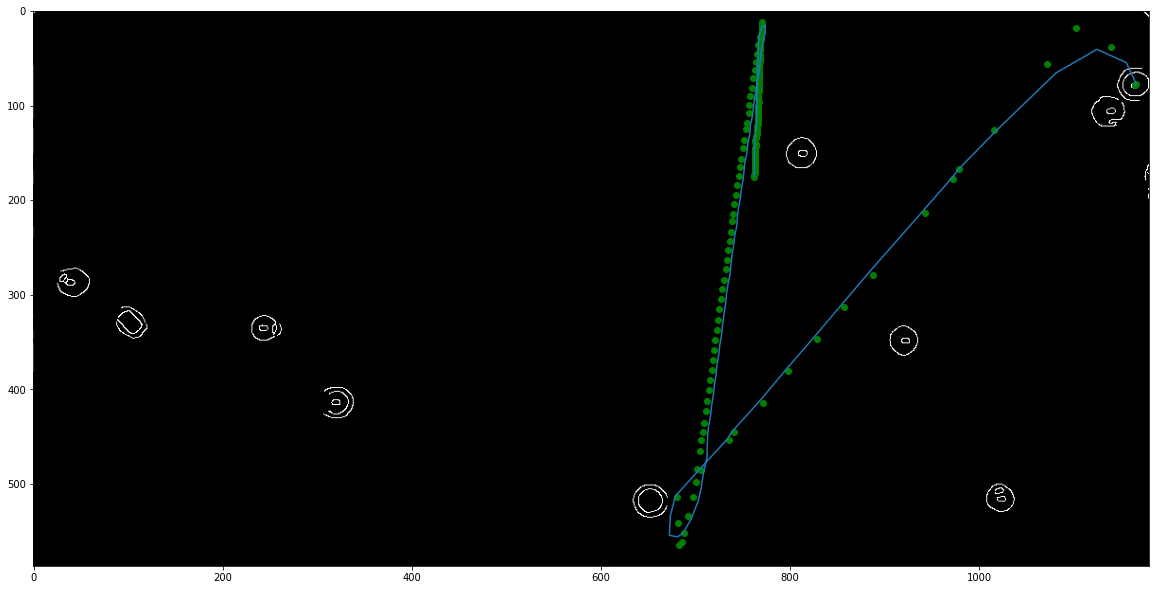
#> input picture illustration_kalmann_filter_pool.png, 1156 x 590 px, found by its file name; its folder holds only this picture in this run
$ jupyter execute --allow-errors image_kalman-Arnaud_Ruymaekers.ipynb
#> lines starting #> are read from the running program, lines starting #| are printed output that depends on the picture; after the words box and inside, x2 and y2 are one past the last pixel; in counts of white or black regions, pixels touching at a corner belong together; pictures that were not available may be replaced by others from this repository, and a replacement may not be noted
# Final Project - Kalman Filter for Object Tracking in Images

---

90498 - Digital Image and Signal Processing

Laurea Magistrale - Computer science

Artificial Intelligence Track

University of Genova

---

Professors:

- Francesca Odone

- Alessandro Verri

---

Student:

- Arnaud Ruymaekers - S5298338

## Intro

- Imports

- Useful functions

- Fetching of the sequences of pictures

- Visualizing a sample

### Imports

[cell 1]
import os
import matplotlib.pyplot as plt
import numpy as np
import cv2

from scipy import signal
from skimage import data, color, img_as_float, img_as_ubyte, filters, feature, io
from skimage.transform import hough_line, hough_line_peaks, hough_circle, hough_circle_peaks

plt.rcParams['figure.figsize'] = [20,20] # Default plot size

### Useful functions

[cell 2]
# [9 lines left out: function allDistances, not called in this run]

[cell 3]
def naive_KF(m, P_pred, s_pred, Phi, H, Q, R):
    """
    Naive Kalman Filter implementation.

    Inputs:
    - m (M-dim float) the new measurement
    - P_pred (NxN-dim float array) error covariance prediction
    - s_pred (N-dim float array) state prediction
    - Phi (float array) state transition matrix
    - H (MxN-dim float array) measurement matrix
    - Q (NxN-dim float array) process noise covariance
    - R (MxM-dim float) measurement noise variance

    Outputs:
    - s
    - P_pred
    - s_pred
    """
    m_length = len(m)
    m = m.reshape(m_length, 1)

    # Kalman gain
    K = (P_pred @ H.transpose()) @ np.linalg.inv((H @ P_pred @ H.transpose()) + R)

    # Update step
    s = s_pred + (K @ (m - (H @ s_pred)))
    P_pred = (np.identity(len(s_pred)) - (K @ H)) @ P_pred

    # Projection step
    s_pred = Phi @ s
    P_pred = (Phi @ P_pred @ Phi.transpose()) + Q

    return s, P_pred, s_pred

### Loading of the image sequences

[cell 4]
# Video 1
base_path = 'Source/'
pic_names = os.listdir(f'./{base_path}')
sequence = [io.imread(f'{base_path}/{name}') for name in pic_names]
#> sequence = 1 item

[cell 5]
# Video 2
base_path2 = 'Source2/'
pic_names2 = os.listdir(f'./{base_path2}')
sequence2 = [io.imread(f'{base_path2}/{name}') for name in pic_names2]
#> sequence2 = 1 item

### Visualization of sample of each sequence

[cell 6]
# Video 1 - frame 1
im0 = sequence[0]
#> im0 is the input picture: shape (590, 1156, 4); mean R, G, B, A 23.1, 23.9, 23.5, 232.3
im0_bw = color.rgb2gray(im0)
im0_edges = feature.canny(im0_bw, np.sqrt(2), 0.1) # Random params, better guesses will be done later
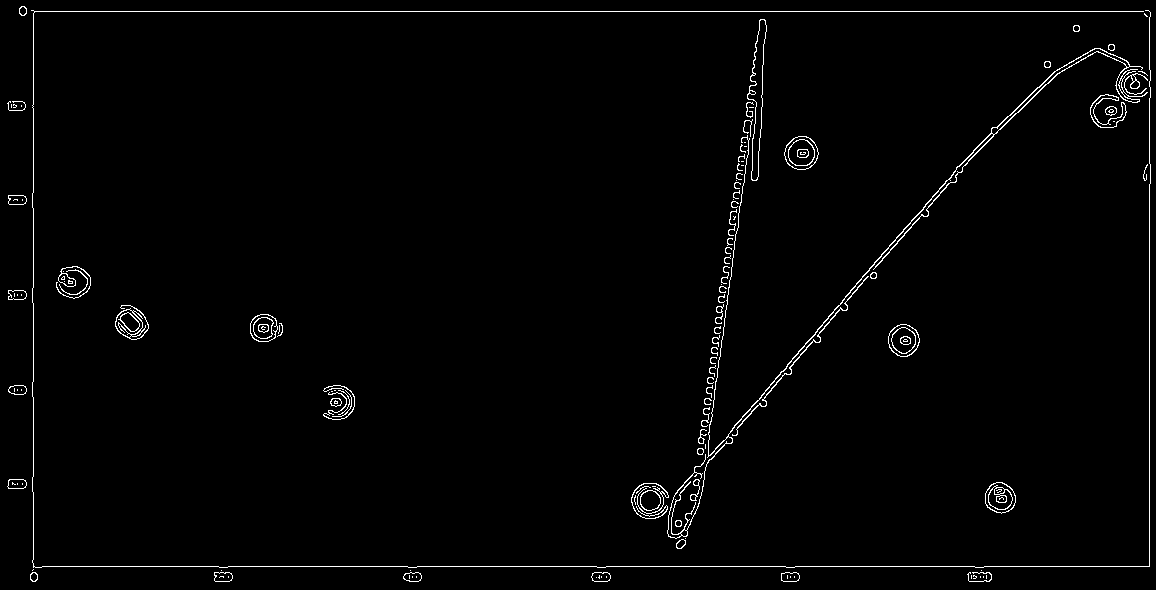
#> im0_edges: shape (590, 1156) bool; 1.6% white in thin lines or dots

fig, (ax1, ax2) = plt.subplots(1, 2)
ax1.imshow(im0)
ax2.imshow(im0_edges, cmap='gray')
plt.show()

[cell 7]
# Video 2 - frame 1
im0 = sequence2[0]
im0_bw = color.rgb2gray(color.rgba2rgb(im0))
im0_edges = feature.canny(im0_bw, np.sqrt(2), 0.1) # Random params, better guesses will be done later
#> im0_edges: shape (590, 1156) bool; 1.6% white in thin lines or dots

fig, (ax1, ax2) = plt.subplots(1, 2)
ax1.imshow(im0)
ax2.imshow(im0_edges, cmap='gray')
plt.show()

## First video - Image Processing

Finding the area of interest in the frames:

- Identifying the lines that make the boundaries of the playing area

- Finding the corners of the playing area in order to project like a birds-eye view

- Cropping the image to remove the unnecessary background

[cell 8]
im0 = sequence[0]
im0_bw = color.rgb2gray(im0)
im0_edges = feature.canny(im0_bw, np.sqrt(2), 0.1) # Random params, better guesses will be done later

### Finding the lines in the image

[cell 9]
fig, (ax1, ax2) = plt.subplots(1, 2)
line_params = []

# Using Hough spaces to detect the lines in image
tested_angles = np.linspace(-np.pi / 2, np.pi / 2, 360, endpoint=False)
h, theta, d = hough_line(im0_edges, theta=tested_angles)
#> theta = 360 values from -1.57 to 1.56; d = 2597 values from -1298 to 1298

angle_step = 0.5 * np.diff(theta).mean()
#> angle_step = 0.00436
d_step = 0.5 * np.diff(d).mean()
#> d_step = 0.5
bounds = [np.rad2deg(theta[0] - angle_step),
          np.rad2deg(theta[-1] + angle_step),
          d[-1] + d_step, d[0] - d_step]
#> bounds = [-90.25, 89.75, 1298.5, -1298.5]

# Displaying image edges
ax1.set_title('Lines detected on the full image')
ax1.imshow(im0_edges, cmap='gray')
ax1.set_ylim(im0_edges.shape[0], 0)

# Storing the line parameters and plotting them
for _, angle, dist in zip(*hough_line_peaks(h, theta, d)):
    (x0, y0) = dist * np.array([np.cos(angle), np.sin(angle)])
    a = np.tan(angle + np.pi/2)
    b = (- a * x0) + y0
    line_params.append((a, b))
    ax1.axline((x0, y0), slope=np.tan(angle + np.pi/2), c='red')
#> this loop made 2 passes
#> (angle, dist, x0, y0, a, b) on passes 1 to 2: (-1.57, -11, -6.74e-16, 11, 0, 11), (-1.57, -566, -3.47e-14, 566, 0, 566)
#> after the loop, line_params = [(0, 11), (0, 566)]

'''
Finding top horizontal line
'''
# Using Hough space to find lines on zommed version of the image
zoomed_in_im0_edges = im0_edges[200:300, 300:800] # Values found by eyeballing
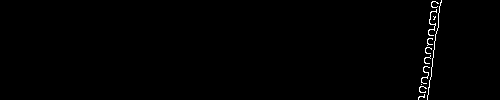
#> zoomed_in_im0_edges: shape (100, 500) bool; 0.64% white in thin lines or dots, all inside (x1, y1, x2, y2) = (418, 0, 442, 100)
tested_angles = np.linspace(-np.pi / 2, np.pi / 2, 360, endpoint=False)
#> tested_angles = 360 values from -1.57 to 1.56
h, theta, d = hough_line(zoomed_in_im0_edges, theta=tested_angles)
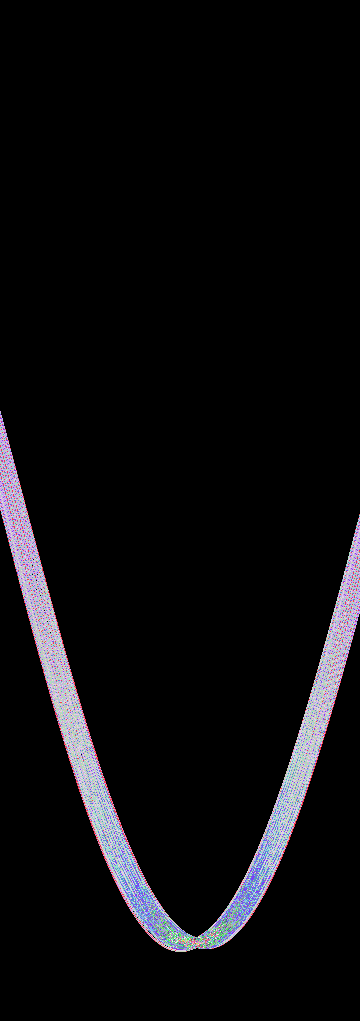
#> h: shape (1021, 360) uint64; 51 distinct labels, from 0 to 61; one colour per label, 0 black
#> d = 1021 values from -510 to 510

angle_step = 0.5 * np.diff(theta).mean()
d_step = 0.5 * np.diff(d).mean()
bounds = [np.rad2deg(theta[0] - angle_step),
          np.rad2deg(theta[-1] + angle_step),
          d[-1] + d_step, d[0] - d_step]
#> bounds = [-90.25, 89.75, 510.5, -510.5]

# Displaying image edges (zoomed)
ax2.set_title('Lines detected in zoom of image')
ax2.imshow(zoomed_in_im0_edges, cmap='gray')
ax2.set_xlim(0)
for _, angle, dist in zip(*hough_line_peaks(h, theta, d)):
    (x0, y0) = dist * np.array([np.cos(angle), np.sin(angle)])
    a = np.tan(angle + np.pi/2)
    b = (- a * x0) + y0 + 200  # to adjust for being zoomed in
    line_params.append((a, b))
    ax2.axline((x0, y0), slope=np.tan(angle + np.pi/2), c='red')
#> this loop made 1 pass
#> (angle, dist, x0, y0, a, b) on pass 1: (0.14, 436, 431.8, 60.68, -7.12, 3332.8)
#> after the loop, line_params = [(0, 11), (0, 566), (-7.12, 3332.8)]

for line_param in line_params:
    print(f'y = {line_param[0]:.2f} x + {line_param[1]:.2f}')
#> this loop made 3 passes
#> (printed output is left out)
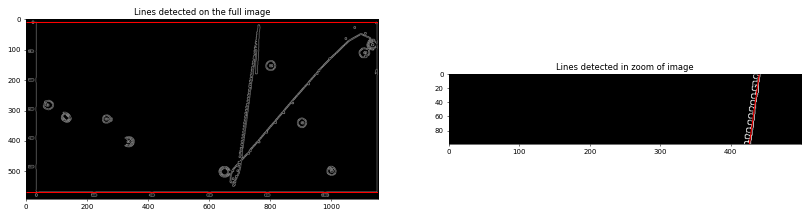
#> figure drawn by matplotlib, 2 panels

### Finding the corners of the playing field

By analysing the coefficients we determine the following lines:

- y = -0.01 x + 666.75

- y = -1.30 x + 799.44

- y = 1.02 x + -543.05

- y = 0.00 x + 286.58

To be the boundaries of the table, now to we find the intersections of these lines in order to have points to make the projection of the image to a rectangle.

[cell 10]
boundary_lines = np.array([(-0.01,666.75),
                           (-1.30,799.44),
                           (1.02,-543.05),
                           (0.00,286.58)])
#> boundary_lines = [[-0.01, 666.8], [-1.3, 799.4], [1.02, -543], [0, 286.6]]

# Index of the two lines forming each corner
corners_lines = np.array([(0,2), (0,1), (1,3), (2,3)])
#> corners_lines = [[0, 2], [0, 1], [1, 3], [2, 3]]

# Compution of the corners
corners = np.zeros((4,2))
#> corners = [[0, 0], [0, 0], [0, 0], [0, 0]]
for i, corner_lines in enumerate(corners_lines):
    l1 = boundary_lines[corner_lines[0]]
    l2 = boundary_lines[corner_lines[1]]
    corners[i] = ((l2[1] - l1[1]) / (l1[0] - l2[0]), (l1[0] * ((l2[1] - l1[1]) / (l1[0] - l2[0]))) + l1[1])
#> this loop made 4 passes
#> (corner_lines, l1, l2) on passes 1 to 4: ([0, 2], [-0.01, 666.8], [1.02, -543]), ([0, 1], [-0.01, 666.8], [-1.3, 799.4]), ([1, 3], [-1.3, 799.4], [0, 286.6]), ([2, 3], [1.02, -543], [0, 286.6])
#> after the loop, corners = [[1174.6, 655], [102.9, 665.7], [394.5, 286.6], [813.4, 286.6]]

# Plotting the corners found along with the tables boundary lines
plt.imshow(im0_edges, cmap='gray')
plt.ylim(im0_edges.shape[0]-1,0)
for line in boundary_lines:
    plt.axline((0, line[1]), slope=line[0], c='red',zorder=1)
#> this loop made 4 passes

plt.scatter(corners[:,0], corners[:,1], s=100, c='blue',zorder=2)
plt.show()
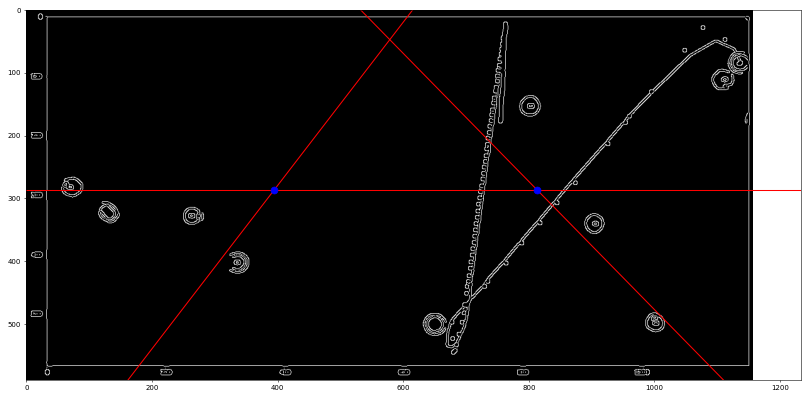
#> figure drawn by matplotlib, 1 panel

### Generating an image sequence of cropped images to have only the table in image and adjusting corner coordinates

[cell 11]
min_x = int(np.floor(np.min(corners[:,0])))
#> min_x = 102
min_y = int(np.floor(np.min(corners[:,1])))
#> min_y = 286
max_x = int(np.ceil(np.max(corners[:,0])))
#> max_x = 1175
max_y = int(np.ceil(np.max(corners[:,1])))
#> max_y = 666

sequence_cropped = [im[min_y+1:max_y,min_x+1:max_x] for im in sequence]
#> sequence_cropped = 1 item

# Extracting the cropped version of first image
im0_cropped = sequence_cropped[0]
im0_bw_cropped = color.rgb2gray(im0_cropped)
im0_edges_cropped = feature.canny(im0_bw_cropped, np.sqrt(2), 0.1)
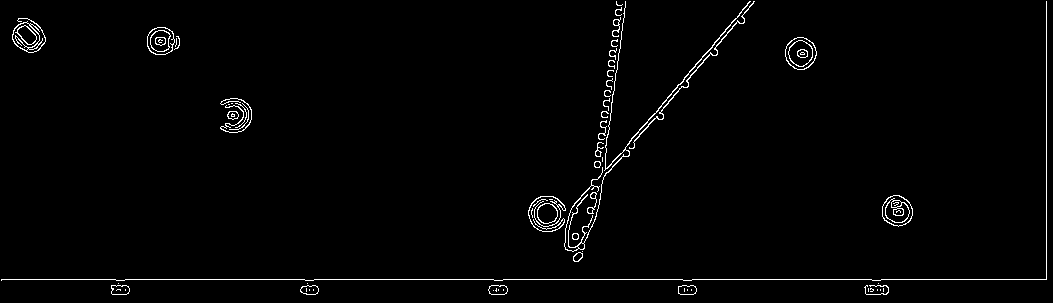
#> im0_edges_cropped: shape (303, 1053) bool; 1.6% white in thin lines or dots

# Finding the coordinates of corners on the cropped image sequence
corners_cropped = corners - (min_x,min_y)
#> corners_cropped = [[1072.6, 369], [0.86, 379.7], [292.5, 0.58], [711.4, 0.58]]

# Finding the new boundary lines
corner_line = [(0,1),(0,3),(1,2),(2,3)]
boundary_lines_cropped = np.zeros((4,2))
#> boundary_lines_cropped = [[0, 0], [0, 0], [0, 0], [0, 0]]
for i, corners in enumerate(corner_line):
    c1 = corners_cropped[corners[0],:]
    c2 = corners_cropped[corners[1],:]
    m = (c2[1] - c1[1]) / (c2[0] - c1[0])
    b = c1[1] - (m * c1[0])
    boundary_lines_cropped[i] = (m, b)
#> this loop made 4 passes
#> (c1, c2, m, b) on passes 1 to 4: ([1072.6, 369], [0.86, 379.7], -0.01, 379.7), ([1072.6, 369], [711.4, 0.58], 1.02, -725), ([0.86, 379.7], [292.5, 0.58], -1.3, 380.8), ([292.5, 0.58], [711.4, 0.58], 0, 0.58)
#> after the loop, boundary_lines_cropped = [[-0.01, 379.7], [1.02, -725], [-1.3, 380.8], [0, 0.58]]

# Plotting the cropped image along with the corners
plt.imshow(im0_cropped)
plt.ylim(im0_cropped.shape[0]-1,0)
plt.xlim(0,im0_cropped.shape[1]-1)
for line in boundary_lines_cropped:
    plt.axline((0, line[1]), slope=line[0], c='red',zorder=1)
#> this loop made 4 passes
plt.scatter(corners_cropped[:,0], corners_cropped[:,1], s=100, c='red')
plt.show()
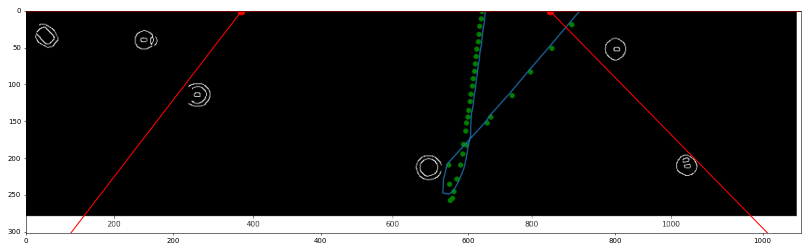
#> figure drawn by matplotlib, 1 panel

### Finding the matrix to undo to perspective in order to have the pool table in a birds eye view

[cell 12]
print(corners_cropped)
#| [[1.07256311e+03 3.69004369e+02]
#|  [8.60465116e-01 3.79721395e+02]
#|  [2.92507692e+02 5.80000000e-01]
#|  [7.11362745e+02 5.80000000e-01]]

corners_cropped = np.float32(corners_cropped)
target_corners = np.float32([(1,1),(0,1),(0,0),(1,0)])
#> target_corners = [[1, 1], [0, 1], [0, 0], [1, 0]]
image_size = (im0_cropped.shape[1],im0_cropped.shape[1]*2) # Table with 1:2 ratio
target_corners *= image_size
#> target_corners = [[1053, 2106], [0, 2106], [0, 0], [1053, 0]]

print('To:')
print(target_corners)
#| [[1053. 2106.]
#|  [   0. 2106.]
#|  [   0.    0.]
#|  [1053.    0.]]

matrix = cv2.getPerspectiveTransform(corners_cropped, target_corners)
#> matrix = [[2.47, 1.9, -724.4], [0, 14.28, -8.28], [-2.64e-05, 0.00413, 1]]
im0_cropped_adj = cv2.warpPerspective(np.float32(im0_edges_cropped), matrix, image_size)
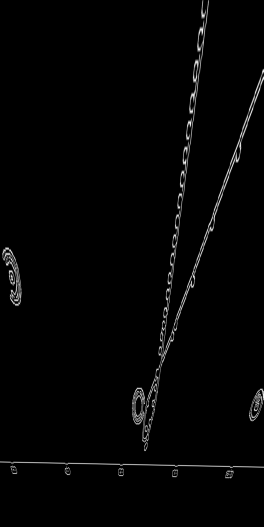
#> im0_cropped_adj: shape (2106, 1053) float32 (shown at 1/4 size); min 0, max 1, mean 0.0143

plt.figure(figsize = (5,10))
plt.imshow(im0_cropped_adj, cmap='gray')
plt.show()

### Generating a black mask for to reduce distracting elements to find the balls.

[cell 13]
fig, (ax1, ax2) = plt.subplots(1, 2)

# Generation of the mask
im_size = im0_edges_cropped.shape
A = np.arange(im_size[0] * im_size[1]).reshape(im_size)
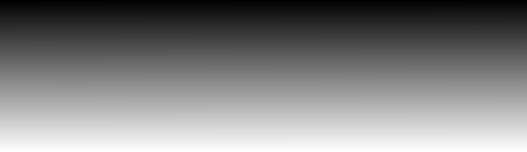
#> A: shape (303, 1053) int64 (shown at 1/2 size); min 0, max 319058, mean 159529; drawn with min black and max white

line_masks = [(1,0), (0,1), (0,1), (0,1)] # To determine wether to check for point left/right of the curve
mask = np.zeros(im_size, dtype=int)
#> mask: shape (303, 1053) int64; every value is 0
for i, line in enumerate(boundary_lines_cropped):
    mask |= np.where((A/im_size[1]) <= (((A%im_size[1]) * line[0]) + line[1]), line_masks[i][1], line_masks[i][0])
#> this loop made 4 passes
#> pass 3, `mask |= np.where((A/im_size[1]) <= (((A%im_size[1]) * line[0]) + line[..`:
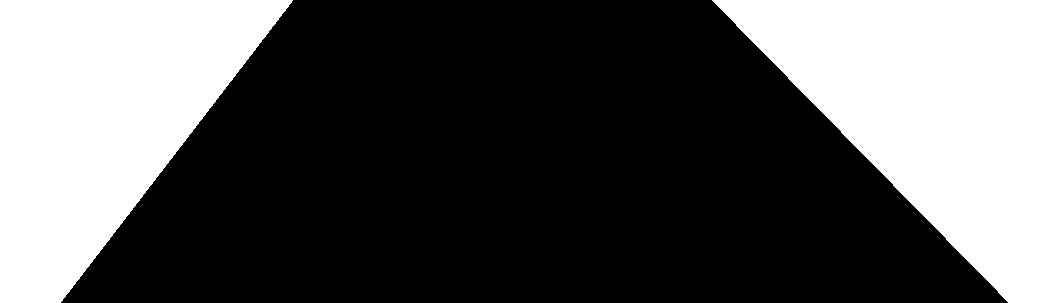
#> mask: shape (303, 1053) int64; values 0 (black) and 1 (white), 35.1% white; 2 white regions, box (x1, y1, x2, y2) and area: (712, 0, 1053, 303) 58437, (0, 0, 293, 303) 53682

# Plotting of the mask and the mask applied
im0_edges_cropped_masked = np.where(mask==1, 0, im0_edges_cropped)
#> im0_edges_cropped_masked: shape (303, 1053) int64; values 0 (black) and 1 (white), 1.2% white in thin lines or dots, all inside (x1, y1, x2, y2) = (79, 1, 986, 295)
#> (the rest of the program and of its run is left out)
